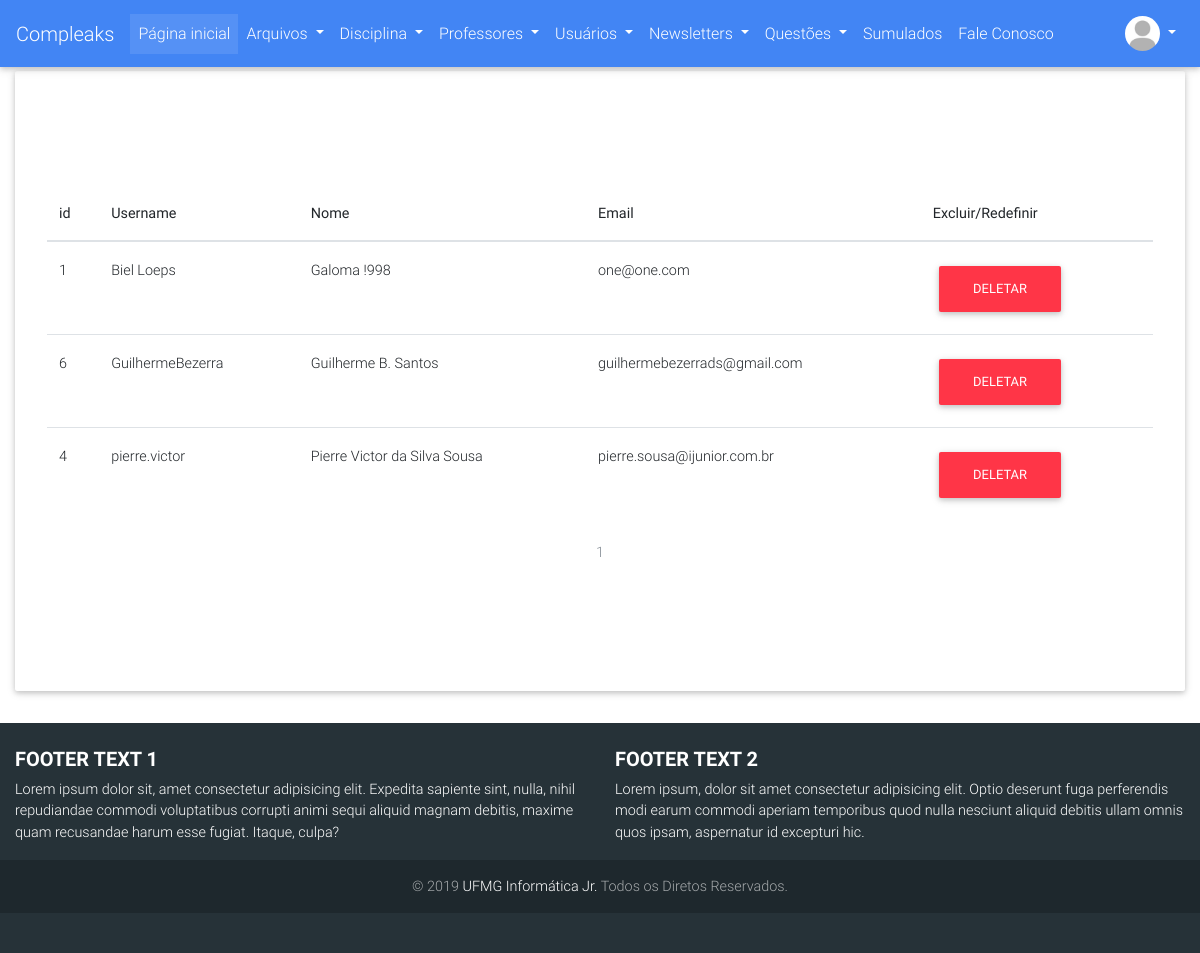
Screenshot of /usuarios/lista (signed in) with the database file from the repository.
### compleaks/usuarios/models.py (models this page shows, shortened)
class Usuario(db.Model, UserMixin):
	__tablename__ = 'usuarios'
	id = db.Column(db.Integer, primary_key=True)
	username = db.Column(db.String(30), unique=True)
	hhash = db.Column(db.String)
	nome = db.Column(db.String(120))
	email = db.Column(db.String(120), unique=True)
	curso = db.Column(db.String(64))
	periodo = db.Column(db.Integer)
	is_admin = db.Column(db.Integer)
	data_criacao = db.Column(db.DateTime, default=datetime.now)
	avatar = db.Column(db.String(120), default="default_profile.png")
	ativado = db.Column(db.Boolean)
	data_deletado = db.Column(db.DateTime, nullable=True)
	id_deletor = db.Column(db.Integer, nullable=True)
	motivo_delete = db.Column(db.String(120), nullable=True)
	arquivos = db.relationship('Arquivo', backref='author', lazy=True)
	avaliacoes = db.relationship('Avaliacao_Arquivo', backref='avaliador', lazy=True)

### compleaks/usuarios/views.py (the view)
@usuarios.route('/lista', methods=['POST', 'GET'])
@login_required
def listar():
	if not current_user.is_admin:
		abort(403)
	page = request.args.get('page', 1, type=int)
	users = Usuario.query\
			.order_by(Usuario.username)\
			.paginate(page=page, per_page=10)
	return render_template('todos_users.html', users=users)

### compleaks/usuarios/models.py (called while the page is built)
@login_manager.user_loader
def load_user(user_id):
    return Usuario.query.get(user_id)

### compleaks/usuarios/templates/usuarios/todos_users.html (shortened to what this page needs)
{% extends "base.html" %}
{% block content %}
{% if current_user.is_admin %}
<table class="table table-hover">
    <thead>
      <tr>
        <th scope="col">id</th>
        <th scope="col">Username</th>
        <th scope="col">Nome</th>
        <th scope="col">Email</th>
        <th scope="col">Excluir/Redefinir</th>
      </tr>
    </thead>
    <tbody>
        {% for user in users.items %}
            {% if not user.ativado %}
                <tr class="table-danger">
            {% else %}
                <tr >
            {% endif %}
                <td scope="row"> {{user.id}} </td>
                <td> {{user.username}} </td>
                <td> {{user.nome}} </td>
                <td> {{user.email}} </td>
                <td>
                    {% if not user.ativado %}
                        <button type="button" class="btn btn-danger" data-toggle="modal"  data-target="#red_confirm{{user.id}}" >Redefinir</button>
                    {%else%}
                        <button type="button" class="btn btn-danger" data-toggle="modal"  data-target="#del_confirm{{user.id}}" >Deletar</button>
                    {% endif %}
                </td>
            </tr>
        {% endfor %}
    </tbody>
  </table>
<nav aria-label="Page navigation example">
    <ul class="pagination justify-content-center">
        {% for page_num in users.iter_pages(left_edge=1, right_edge=1, left_current=1, right_current=2) %}
            {% if users.page == page_num and page_num %}
                <li class="page-item disabled">
                    <a class="page-link" href="{{ url_for('usuarios.listar', page=page_num) }}">{{ page_num }}</a></li>
            {% elif page_num %}
                <li class="page-item">
                    <a class="page-link" href="{{ url_for('usuarios.listar', page=page_num) }}">{{ page_num }}</a></li>
                </li>
            {% else %}
                ...
            {% endif %}
        {% endfor %}
    </ul>
</nav>
{% endif %}
{% endblock %}

### compleaks/templates/base.html (shortened to what this page needs)
<!DOCTYPE html>
<html lang="en">
<head>
  <link href="{{url_for('static',filename='css/component.css')}}" rel="stylesheet">
  <link href="{{url_for('static',filename='css/estilos.css')}}" rel="stylesheet">
  <link rel="stylesheet" href="https://use.fontawesome.com/releases/v5.7.0/css/all.css">
  <link href="{{url_for('static',filename='css/bootstrap.min.css')}}" rel="stylesheet">
  <link href="{{url_for('static',filename='css/mdb.min.css')}}" rel="stylesheet">
  <link href="{{url_for('static',filename='css/style.css')}}" rel="stylesheet">
</head>
<body>
  <nav class="mb-1 navbar navbar-expand-lg navbar-dark primary-color lighten-1">
    <a class="navbar-brand" href="{{ url_for('principal.index') }}">Compleaks</a>
  <div class="collapse navbar-collapse" id="navbarSupportedContent-555">
    <ul class="navbar-nav mr-auto">
      <li class="nav-item active">
        <a class="nav-link" href="{{ url_for('principal.index') }}">Página inicial
        </a>
      </li>
      <li class="nav-item dropdown">
        <a class="nav-link dropdown-toggle" id="navbarDropdownMenuLink-555" data-toggle="dropdown" aria-haspopup="true"
          aria-expanded="false">Arquivos
        </a>
      </li>
      <li class="nav-item dropdown">
        <a class="nav-link dropdown-toggle" id="navbarDropdownMenuLink-555" data-toggle="dropdown" aria-haspopup="true"
          aria-expanded="false">Disciplina
        </a>
      </li>
      <li class="nav-item dropdown">
        <a class="nav-link dropdown-toggle" id="navbarDropdownMenuLink-555" data-toggle="dropdown" aria-haspopup="true"
          aria-expanded="false">Professores
        </a>
      </li>
      {% if current_user.is_admin %}
        <li class="nav-item dropdown">
          <a class="nav-link dropdown-toggle" id="navbarDropdownMenuLink-555" data-toggle="dropdown" aria-haspopup="true"
            aria-expanded="false">Usuários
          </a>
        </li>
      {% endif %}
      {% if current_user.is_admin %}
        <li class="nav-item dropdown">
          <a class="nav-link dropdown-toggle" id="navbarDropdownMenuLink-555" data-toggle="dropdown" aria-haspopup="true"
            aria-expanded="false">Newsletters
          </a>
        </li>
      {% endif %}
      {% if current_user.is_authenticated %}
        <li class="nav-item dropdown">
          <a class="nav-link dropdown-toggle" id="navbarDropdownMenuLink-555" data-toggle="dropdown" aria-haspopup="true"
            aria-expanded="false"> Questões
          </a>
        </li>
      {% endif %}
      {% if current_user.is_authenticated %}
        <li class="nav-item">
          <a class="nav-link" href="{{url_for('simulados.criar')}}"> Sumulados
          </a>
        </li>
      {% endif %}
        <li class="nav-item">
          <a class="nav-link" href="{{url_for('principal.feedback')}}" > Fale Conosco
          </a>
        </li>
    </ul>
    <ul class="navbar-nav ml-auto nav-flex-icons">
      {% if not current_user.is_authenticated %}
        <li class="nav-item dropdown">
          <a class="nav-link dropdown-toggle" id="navbarDropdownMenuLink-4" data-toggle="dropdown" aria-haspopup="true"
            aria-expanded="false">
            <i class="fas fa-user"></i></a>
          <div class="dropdown-menu dropdown-menu-right dropdown-info" aria-labelledby="navbarDropdownMenuLink-4">
            <a class="dropdown-item" data-toggle="modal" data-target="#elegantModalForm">Entrar</a>
            <a class="dropdown-item" href="{{url_for('usuarios.adicionar')}}">Cadastrar</a>
          </div>
        </>
      {% else %}
        <li class="nav-item avatar dropdown">
          <a class="nav-link dropdown-toggle" id="navbarDropdownMenuLink-55" data-toggle="dropdown" aria-haspopup="true"
            aria-expanded="false">
            <img src="{{url_for('static', filename='images/avatares/'+current_user.avatar)}}" class="rounded-circle z-depth-0" alt="Avatar" height="35" width="35" style="object-fit: cover;">
          </a>
        </li>
      {% endif %}
    </ul>
  </div>
</nav>
  {% block divisao %}
  <div class="container-fluid">
    <div class="jumbotron" style="background-color: white;">
  {% endblock %}
      <div style="margin-bottom: 50px; margin-top: 50px;">
        {% block content %}
        {% endblock %}
      </div>
    </div>
  </div>
<footer class="page-footer font-small special-color-dark teal pt-4">
    <div class="container-fluid text-center text-md-left">
      <div class="row">
        <div class="col-md-6 mt-md-0 mt-3">
          <h5 class="text-uppercase font-weight-bold">Footer text 1</h5>
          <p>Lorem ipsum dolor sit, amet consectetur adipisicing elit. Expedita sapiente sint, nulla, nihil repudiandae commodi voluptatibus corrupti animi sequi aliquid magnam debitis, maxime quam recusandae harum esse fugiat. Itaque, culpa?</p>
        </div>
        <div class="col-md-6 mb-md-0 mb-3">
          <h5 class="text-uppercase font-weight-bold">Footer text 2</h5>
          <p>Lorem ipsum, dolor sit amet consectetur adipisicing elit. Optio deserunt fuga perferendis modi earum commodi aperiam temporibus quod nulla nesciunt aliquid debitis ullam omnis quos ipsam, aspernatur id excepturi hic.</p>
        </div>
      </div>
    </div>
    <div class="footer-copyright text-center py-3">© 2019
      <a href="http://ijunior.com.br"> UFMG Informática Jr.</a> Todos os Diretos Reservados.
    </div>
  </footer>
</body>
</html>

### compleaks/static/css/estilos.css (style rules this page uses)
body { overflow: auto; }
footer { background: #2196F3; padding: 80px 0px 40px 0px; position: relative; }

### compleaks/static/css/style.css (style rules this page uses)
html { width: 100%; height: 100%; }

### rows the page displays
Usuario: avatar (placeholder picture), id "1", username "Biel Loeps", nome "Galoma !998", email "one@one.com"
Usuario: id "6", username "GuilhermeBezerra", nome "Guilherme B. Santos", email "guilhermebezerrads@gmail.com"
Usuario: id "4", username "pierre.victor", nome "Pierre Victor da Silva Sousa", email "pierre.sousa@ijunior.com.br"

### other values shown
{{ page_num }} "1"
